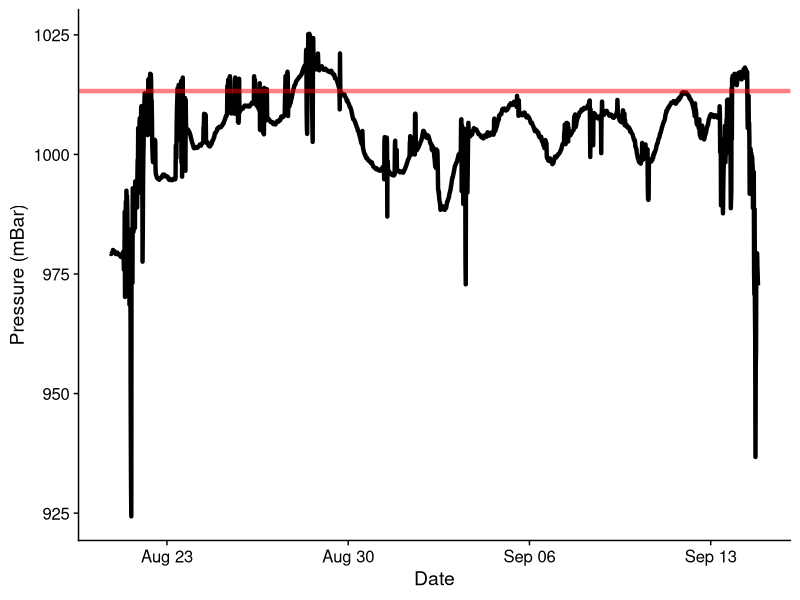
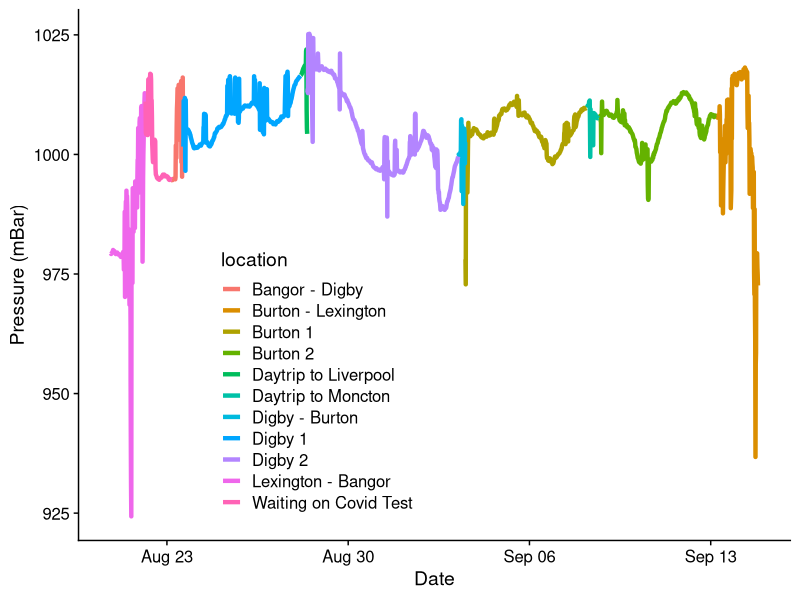
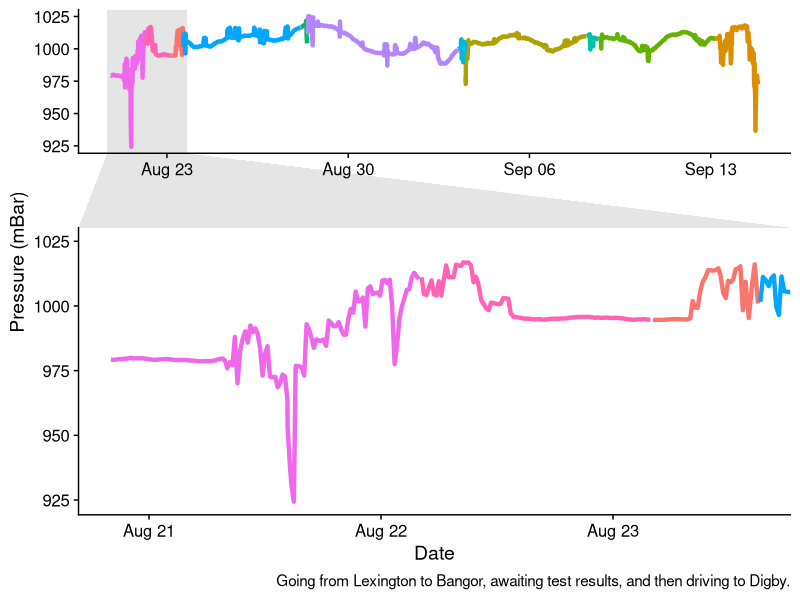
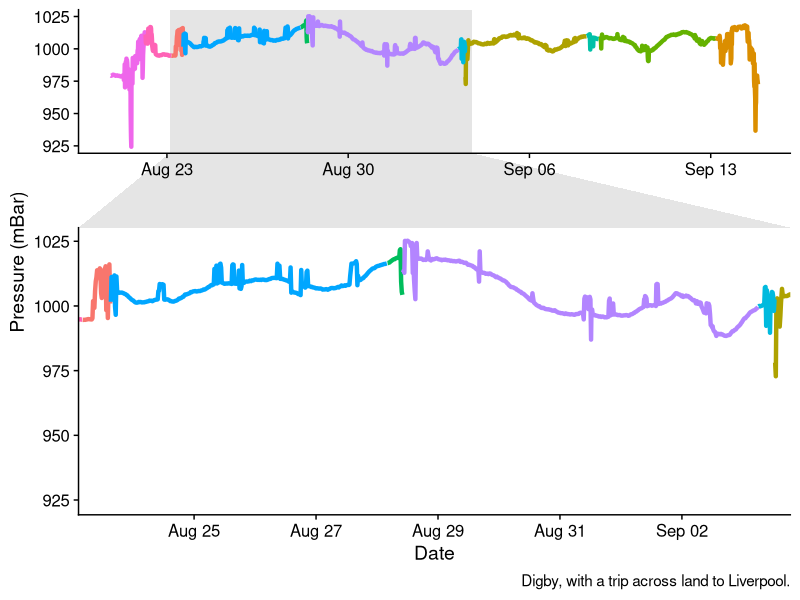
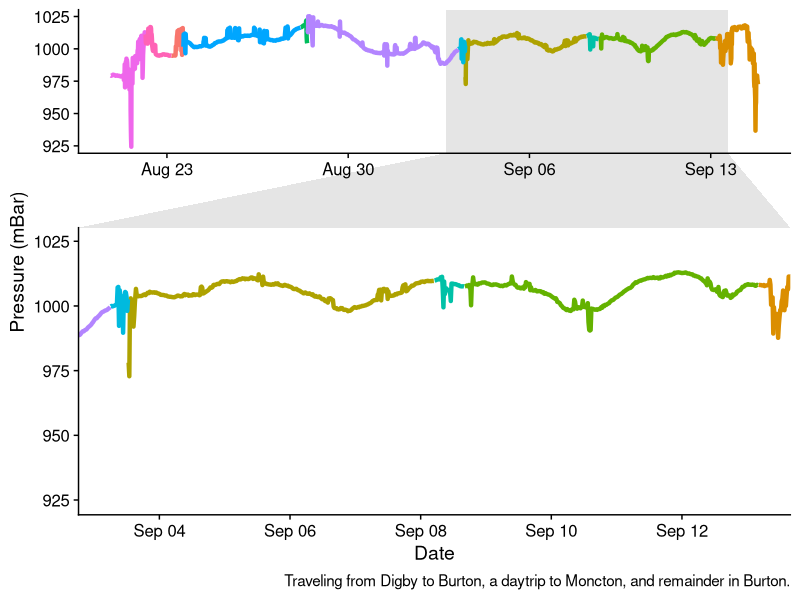
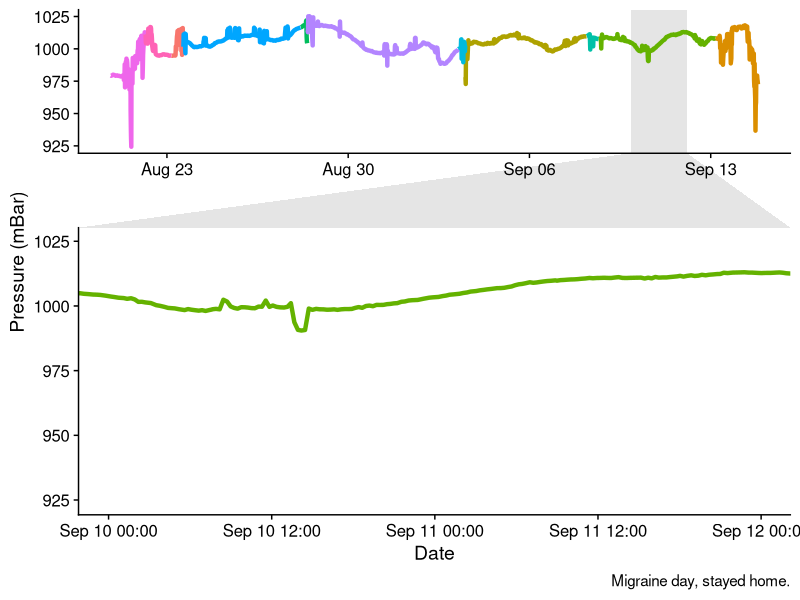
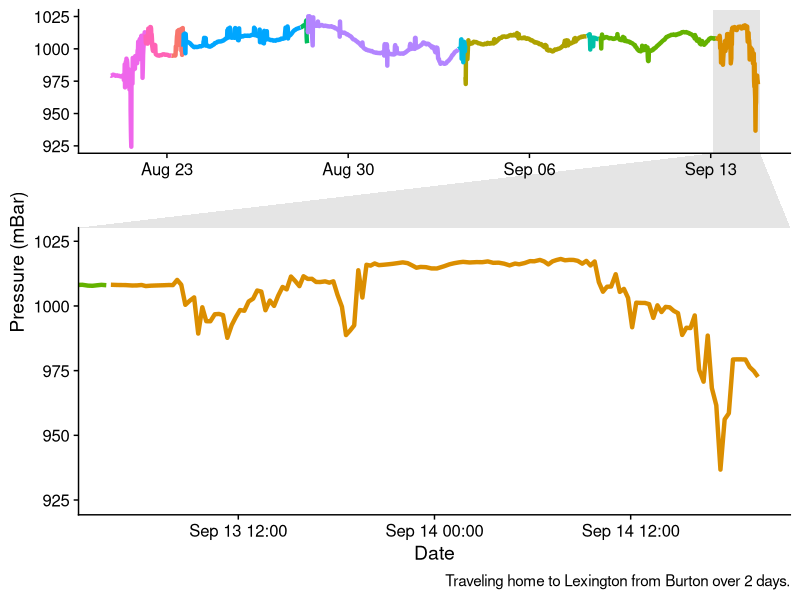

Write R code to recreate these figures, in order.
## ---- chunk 1
library(dplyr)
library(ggplot2)
library(ggforce)
theme_set(cowplot::theme_cowplot())
barometer_readings = read.table(here::here("data_files/barometer_2021-09-17.csv"), sep = "\t", header = TRUE) %>%
  dplyr::mutate(pressure = Pressure..mBar.,
                datetime = lubridate::as_datetime(Timestamp..Unix.Time. / 1000, tz = "America/New_York")) %>%
  dplyr::filter(datetime >= "2021-08-21", datetime <= "2021-09-15")
## ---- chunk 2
ggplot(barometer_readings, aes(x = datetime,
                               y = pressure)) +
  geom_line(size = 1.5) +
  geom_hline(yintercept = 1013.25, color = "red", size = 1.5, alpha = 0.5) +
  labs(x = "Date", y = "Pressure (mBar)")
## ---- chunk 3
barometer_readings = barometer_readings %>%
  dplyr::mutate(location =
   dplyr::case_when(
     
     datetime <= "2021-08-22 08:00" ~ "Lexington - Bangor",
     datetime <= "2021-08-23 08:00" ~ "Waiting on Covid Test",
     datetime <= "2021-08-23 19:00" ~ "Bangor - Digby",
     datetime <= "2021-08-28 08:00" ~ "Digby 1",
     datetime <= "2021-08-28 14:00" ~ "Daytrip to Liverpool",
     datetime <= "2021-09-03 10:00" ~ "Digby 2",
     datetime <= "2021-09-03 16:30" ~ "Digby - Burton",
     datetime <= "2021-09-08 09:00" ~ "Burton 1",
     datetime <= "2021-09-08 20:00" ~ "Daytrip to Moncton",
     datetime <= "2021-09-13 08:00" ~ "Burton 2",
     datetime <= "2021-09-15" ~ "Burton - Lexington"
   ),
   day = lubridate::as_date(datetime))
## ---- chunk 4
big_plot = ggplot(barometer_readings, aes(x = datetime, y = pressure, color = location)) + 
  geom_line(size = 1.5) +
  theme(legend.position = c(0.2, 0.3)) +
  labs(x = "Date", y = "Pressure (mBar)")
big_plot

big_plot2 = big_plot + theme(legend.position = "none")
## ---- chunk 5
big_plot2 + 
  facet_zoom(x = location %in% c("Lexington - Bangor", "Waiting on Covid Test", "Bangor - Digby")) +
  labs(caption = "Going from Lexington to Bangor, awaiting test results, and then driving to Digby.")
## ---- chunk 6
big_plot2 +
  facet_zoom(x = location %in% c("Digby 1", "Daytrip to Liverpool", "Digby 2")) +
  labs(caption = "Digby, with a trip across land to Liverpool.")
## ---- chunk 7
big_plot2 +
  facet_zoom(x = location %in% c("Digby - Burton", "Burton 1", "Daytrip to Moncton", "Burton 2")) +
  labs(caption = "Traveling from Digby to Burton, a daytrip to Moncton, and remainder in Burton.")
## ---- chunk 8
big_plot2 +
  facet_zoom(x = as.character(day) %in% c("2021-09-10", "2021-09-11")) +
  labs(caption = "Migraine day, stayed home.")
## ---- chunk 9
big_plot2 +
  facet_zoom(x = location %in% c("Burton - Lexington")) +
  labs(caption = "Traveling home to Lexington from Burton over 2 days.")
